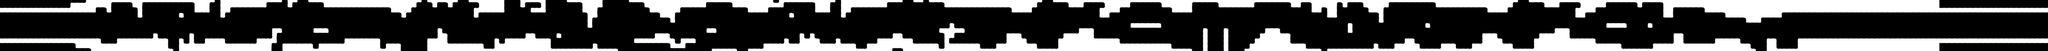

This game map was drawn from its Tiled (.tmx) file and the tilesets committed beside it. A one-line description and the trimmed map source follow:
An orthogonal 396x10 tile map with 64x64 px tiles, 1 tile layer (Calque de Tile 1) and 545 objects.

<map version="1.0" orientation="orthogonal" width="396" height="10" tilewidth="64" tileheight="64">
 <tileset firstgid="1" name="bords" tilewidth="64" tileheight="64" spacing="2" margin="2">
  <image source="bords-hd.png" width="256" height="512" />
 </tileset>
 <layer name="Calque de Tile 1" width="396" height="10">
  <data>[3960 cells, 1890 non-empty, 13 distinct tile ids]</data>
 </layer>
 <objectgroup name="box" width="396" height="10">
  <object x="3" y="83">
   <polyline points="0,0 0,155" />
  </object>
  <object x="4" y="242">
   <polyline points="0,0 620,0" />
  </object>
  <object x="628" y="246">
   <polyline points="0,0 1,24" />
  </object>
  <object x="632" y="273">
   <polyline points="0,0 81,1" />
  </object>
  <object x="717" y="276">
   <polyline points="0,0 6,-32" />
  </object>
  <object x="728" y="244">
   <polyline points="0,0 216,-3" />
  </object>
  <object x="944" y="241">
   <polyline points="0,0 5,-29" />
  </object>
  <object x="949" y="212">
   <polyline points="0,0 27,-2" />
  </object>
  <object x="976" y="210">
   <polyline points="0,0 6,28" />
  </object>
  <object x="981" y="242">
   <polyline points="0,0 58,0" />
  </object>
  <object x="1043" y="244">
   <polyline points="0,0 2,57" />
  </object>
  <object x="1045" y="305">
   <polyline points="0,0 28,-1" />
  </object>
  <object x="1073" y="304">
   <polyline points="0,0 2,14" />
  </object>
  <object x="1107" y="318">
   <polyline points="0,0 1,-76" />
  </object>
  <object x="1108" y="242">
   <polyline points="0,0 26,-1" />
  </object>
  <object x="1134" y="241">
   <polyline points="0,0 5,28" />
  </object>
  <object x="1139" y="267">
   <polyline points="0,0 27,2" />
  </object>
  <object x="1166" y="269">
   <polyline points="0,0 6,-61" />
  </object>
  <object x="1172" y="208">
   <polyline points="0,0 25,0" />
  </object>
  <object x="1199" y="210">
   <polyline points="0,0 5,61" />
  </object>
  <object x="1204" y="271">
   <polyline points="0,0 60,1" />
  </object>
  <object x="1264" y="272">
   <polyline points="0,0 4,-32" />
  </object>
  <object x="1268" y="240">
   <polyline points="0,0 122,1" />
  </object>
  <object x="1394" y="244">
   <polyline points="0,0 7,27" />
  </object>
  <object x="1401" y="271">
   <polyline points="0,0 177,1" />
  </object>
  <object x="1578" y="272">
   <polyline points="0,0 13,-29" />
  </object>
  <object x="1592" y="244">
   <polyline points="0,0 83,-4" />
  </object>
  <object x="1675" y="240">
   <polyline points="0,0 9,-62" />
  </object>
  <object x="1684" y="178">
   <polyline points="0,0 61,1" />
  </object>
  <object x="1745" y="179">
   <polyline points="0,0 0,26" />
  </object>
  <object x="1745" y="205">
   <polyline points="0,0 -27,1" />
  </object>
  <object x="1715" y="205">
   <polyline points="0,0 -2,63" />
  </object>
  <object x="1713" y="268">
   <polyline points="0,0 -30,4" />
  </object>
  <object x="1685" y="273">
   <polyline points="0,0 -1,45" />
  </object>
  <object x="1746" y="317">
   <polyline points="0,0 3,-43" />
  </object>
  <object x="1749" y="274">
   <polyline points="0,0 186,-1" />
  </object>
  <object x="1935" y="273">
   <polyline points="0,0 3,27" />
  </object>
  <object x="1938" y="301">
   <polyline points="0,0 30,0" />
  </object>
  <object x="1968" y="301">
   <polyline points="0,0 4,-26" />
  </object>
  <object x="1972" y="275">
   <polyline points="0,0 155,-3" />
  </object>
  <object x="2127" y="272">
   <polyline points="0,0 5,-29" />
  </object>
  <object x="2132" y="243">
   <polyline points="0,0 220,-1" />
  </object>
  <object x="2355" y="245">
   <polyline points="0,0 1,56" />
  </object>
  <object x="2353" y="304">
   <polyline points="0,0 30,2" />
  </object>
  <object x="2383" y="306">
   <polyline points="0,0 5,-30" />
  </object>
  <object x="2388" y="276">
   <polyline points="0,0 91,0" />
  </object>
  <object x="2479" y="276">
   <polyline points="0,0 3,41" />
  </object>
  <object x="4" y="81">
   <polyline points="0,0 587,-2" />
  </object>
  <object x="591" y="79">
   <polyline points="0,0 17,-31" />
  </object>
  <object x="608" y="48">
   <polyline points="0,0 39,3" />
  </object>
  <object x="647" y="51">
   <polyline points="0,0 14,25" />
  </object>
  <object x="661" y="76">
   <polyline points="0,0 28,3" />
  </object>
  <object x="689" y="79">
   <polyline points="0,0 14,-63" />
  </object>
  <object x="813" y="15">
   <polyline points="0,0 7,30" />
  </object>
  <object x="819" y="44">
   <polyline points="0,0 28,12" />
  </object>
  <object x="851" y="60">
   <polyline points="0,0 -1,46" />
  </object>
  <object x="854" y="108">
   <polyline points="0,0 25,2" />
  </object>
  <object x="882" y="111">
   <polyline points="0,0 1,-94" />
  </object>
  <object x="1196" y="16">
   <polyline points="0,0 5,58" />
  </object>
  <object x="1201" y="74">
   <polyline points="0,0 92,5" />
  </object>
  <object x="1298" y="15">
   <polyline points="0,0 30,1" />
  </object>
  <object x="1328" y="16">
   <polyline points="0,0 0,-20" />
  </object>
  <object x="1110" y="83">
   <polyline points="0,0 -2,25" />
  </object>
  <object x="1108" y="108">
   <polyline points="0,0 28,1" />
  </object>
  <object x="1136" y="109">
   <polyline points="0,0 0,-28" />
  </object>
  <object x="1136" y="82">
   <polyline points="0,0 -25,1" />
  </object>
  <object x="1364" y="2">
   <polyline points="0,0 -2,107" />
  </object>
  <object x="1362" y="109">
   <polyline points="0,0 28,1" />
  </object>
  <object x="1394" y="113">
   <polyline points="0,0 7,-31" />
  </object>
  <object x="1401" y="82">
   <polyline points="0,0 21,0" />
  </object>
  <object x="1422" y="82">
   <polyline points="0,0 14,-32" />
  </object>
  <object x="1436" y="50">
   <polyline points="0,0 211,-5" />
  </object>
  <object x="1647" y="45">
   <polyline points="0,0 11,-28" />
  </object>
  <object x="1658" y="12">
   <polyline points="0,0 82,3" />
  </object>
  <object x="1744" y="14">
   <polyline points="0,0 -1,-13" />
  </object>
  <object x="1779" y="3">
   <polyline points="0,0 0,39" />
  </object>
  <object x="1779" y="42">
   <polyline points="0,0 29,3" />
  </object>
  <object x="1814" y="15">
   <polyline points="0,0 27,0" />
  </object>
  <object x="1841" y="15">
   <polyline points="0,0 3,-15" />
  </object>
  <object x="1904" y="3">
   <polyline points="0,0 7,16" />
  </object>
  <object x="1990" y="17">
   <polyline points="0,0 12,28" />
  </object>
  <object x="2423" y="79">
   <polyline points="0,0 48,1" />
  </object>
  <object x="2484" y="113">
   <polyline points="0,0 28,-2" />
  </object>
  <object x="2515" y="112">
   <polyline points="0,0 94,-110" />
  </object>
  <object x="2640" y="3">
   <polyline points="0,0 34,39" />
  </object>
  <object x="2674" y="42">
   <polyline points="0,0 27,5" />
  </object>
  <object x="2706" y="47">
   <polyline points="0,0 9,-30" />
  </object>
  <object x="2715" y="17">
   <polyline points="0,0 42,0" />
  </object>
  <object x="2757" y="17">
   <polyline points="0,0 14,26" />
  </object>
  <object x="2771" y="43">
   <polyline points="0,0 30,3" />
  </object>
  <object x="2801" y="46">
   <polyline points="0,0 10,-29" />
  </object>
  <object x="2811" y="17">
   <polyline points="0,0 26,-13" />
  </object>
  <object x="2898" y="5">
   <polyline points="0,0 8,10" />
  </object>
  </objectgroup>
 <objectgroup name="objets" width="396" height="10">
  <!-- 48 objects omitted --></objectgroup>
 <objectgroup name="bonus" width="396" height="10">
  <!-- 47 objects omitted --></objectgroup>
 <objectgroup color="#a40005" name="obstacles" width="396" height="10">
  <!-- 16 objects omitted --></objectgroup>
</map>
<!-- 452 of 545 objects omitted -->